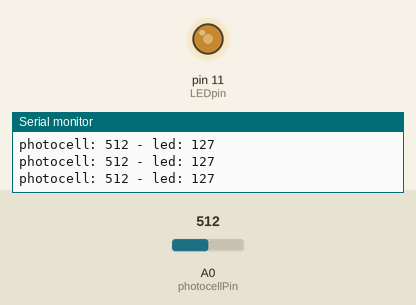
Simulated run of this sketch. Board: Arduino Uno, built with avr-gcc and run on an emulated ATmega328P. Shown: output pins drawn as LEDs (lit = HIGH), the last lines printed to the serial monitor. Inputs (shaded band) come from the test bench; at power-on: A0 (photocellPin) = 512.

Above: at 1.2 s.
1.3 s: A0 (photocellPin) set to 716
At 1.7 s:
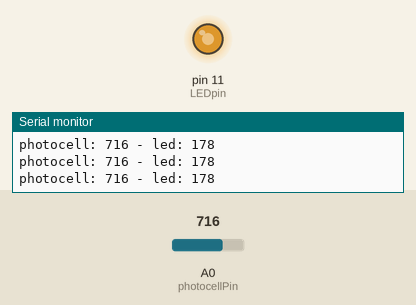
2.8 s: A0 (photocellPin) set to 900
At 3.1 s:
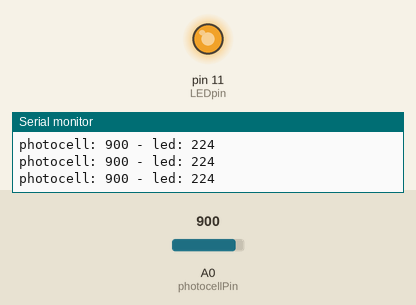
4.3 s: A0 (photocellPin) set to 122
At 4.6 s:
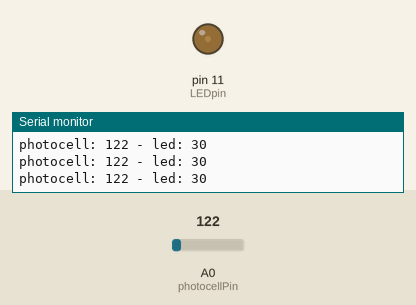
5.8 s: A0 (photocellPin) set to 0
At 6.1 s:
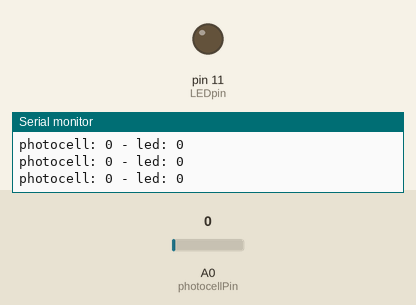
7.3 s: A0 (photocellPin) set to 511
At 8.8 s:
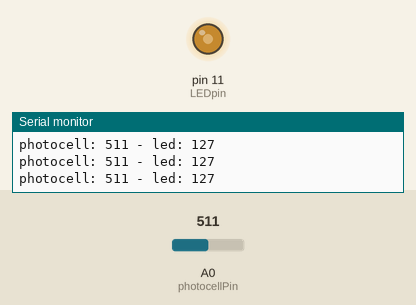
Timing chart, 0 to 9.8 s (numbered marks = the images above; inputs shaded):
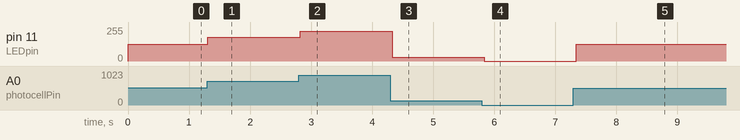

The sketch:

light_sensor_fade_led.ino
```cpp
 // Resource: https://learn.adafruit.com/photocells/arduino-code

int photocellPin = 0;     // the cell and 10K pulldown are connected to a0
int photocellReading;     // the analog reading from the sensor divider
int LEDpin = 11;          // connect Red LED to pin 11 (PWM pin)
int LEDbrightness;        //
void setup(void) {
  Serial.begin(9600);
}

void loop(void) {
  photocellReading = analogRead(photocellPin);

  photocellReading = photocellReading;
  LEDbrightness = map(photocellReading, 0, 1023, 0, 255);
  Serial.println("photocell: " + String(photocellReading) + " - led: " + String(LEDbrightness));
  analogWrite(LEDpin, LEDbrightness);

  delay(100);
}
```

Measured:
- after the input at 1.3 s, pin 11 (LEDpin): 127/255 → 178/255 at once
- after the input at 2.8 s, pin 11 (LEDpin): 178/255 → 224/255 at once
- after the input at 4.3 s, pin 11 (LEDpin): 224/255 → 30/255 at once
- after the input at 5.8 s, pin 11 (LEDpin): 30/255 → 0/255 at once
- after the input at 7.3 s, pin 11 (LEDpin): 0/255 → 127/255 after 0.05 s
